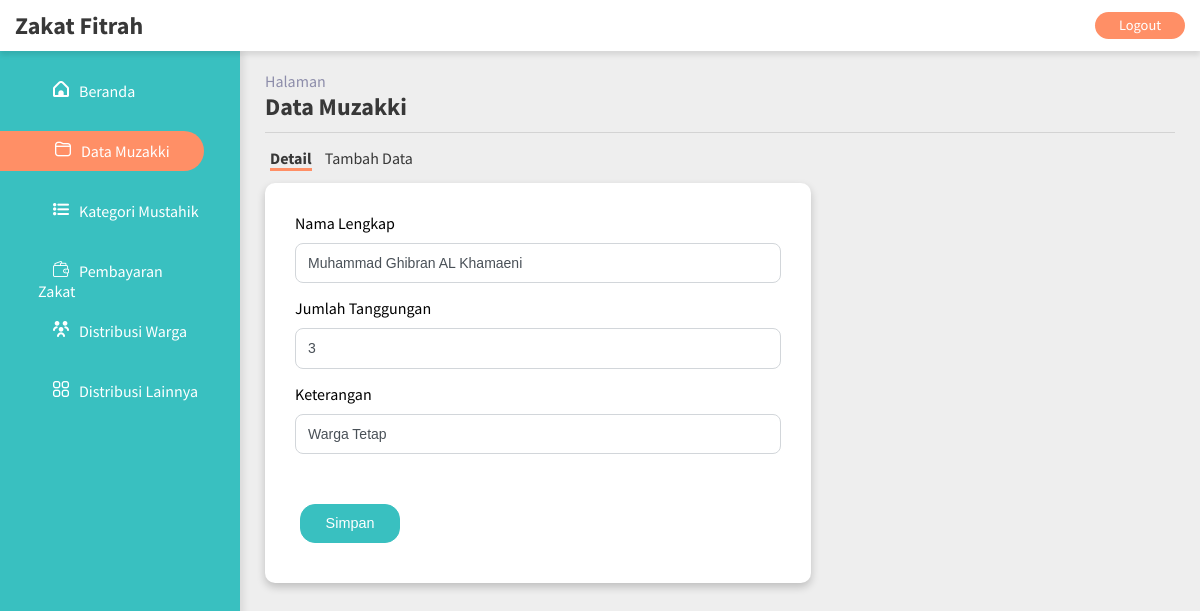
/pages/muzakki/ubah.php?id_muzakki=1, run on the app's committed database.
### tables this page shows
CREATE TABLE `muzakki` (
  `id_muzakki` int(5) NOT NULL,
  `nama_muzakki` varchar(100) NOT NULL,
  `jumlah_tanggungan` int(10) NOT NULL,
  `keterangan` varchar(25) NOT NULL
);

### pages/muzakki/ubah.php (the view, shortened to what this page needs)
<!DOCTYPE html>
<html lang="id">
<head>
    <link rel="stylesheet" href="../../style/style.css">
    <link rel="stylesheet" href="../../assets/fontawesome/css/all.css">
</head>
<body>
<header>
    <div class="header-wrapper">
        <h2>Zakat Fitrah</h2>
        <a class="btn btn-danger" href="../../logout.php">Logout</a>
    </div>
</header>
<main>
    <div class="flex-container">
        <div class="sidemenu">
            <div class="menu">
                <a href="../../index.php"><img src="../../assets/img/home.png" class="menu-icon">Beranda</a>
            </div>
            <div class="menu-active">
                <a href="muzakki_page.php"><img src="../../assets/img/folder.png" class="menu-icon">Data Muzakki</a>
            </div>
            <div class="menu">
                <a href="../mustahik/mustahik_page.php"><img src="../../assets/img/list.png" class="menu-icon">Kategori Mustahik</a>
            </div>
            <div class="menu">
                <a href="../bayar_zakat/bayar_zakat_pages.php"><img src="../../assets/img/wallet.png" class="menu-icon">Pembayaran Zakat</a>
            </div>
            <div class="menu">
                <a href="../distribusi_warga/distribusi_warga_page.php"><img src="../../assets/img/peoples.png" class="menu-icon">Distribusi Warga</a>
            </div>
            <div class="menu">
                <a href="../distribusi_lainnya/distribusi_lainnya_page.php"><img src="../../assets/img/menu.png" class="menu-icon">Distribusi Lainnya</a>
            </div>
        </div>
        <div class="content-area">
            <div class="page-title">
                <p>Halaman</p>
                <h2>Data Muzakki</h2>
            </div>
            <div class="table-card">
                <a href="muzakki_page.php" class="tb-menu-active">Detail</a>
                <a href="tambah_muzakki.php" class="tb-menu">Tambah Data</a>
                <div class="form-card-2">
                    <form method="POST">
                        <?php
                        include ('../../function.php');
                        if(isset($_GET['id_muzakki'])) {
                            $sqlEdit = $koneksi->query("select * from muzakki where id_muzakki='$_GET[id_muzakki]'");
                            $tampil = mysqli_fetch_array($sqlEdit);
                        }
                        ?>
                        <div class="form-group-2">
                            <label>Nama Lengkap</label>
                            <input class="form-control" name="nama_muzakki" value="<?php echo $tampil['nama_muzakki']; ?>" />
                        </div>
                        <div class="form-group-2">
                            <label>Jumlah Tanggungan</label>
                            <input class="form-control" name="jumlah_tanggungan" value="<?php echo $tampil['jumlah_tanggungan']; ?>"/>
                        </div>
                        <div class="form-group-2">
                            <label>Keterangan</label>
                            <input class="form-control" name="keterangan" value="<?php echo $tampil['keterangan']; ?>"/>
                        </div>
                        <div class="form-group-btn">
                            <input type="submit" name="Simpan" value="Simpan" class="btn btn-submit"/>
                        </div>
                    </form>
                </div>
            </div>
        </div>
    </div>
</main>
</body>
</html>

### style/style.css (style rules this page uses)
* { box-sizing: border-box; text-decoration: none; list-style-type: none; margin: 0; padding: 0; }
body { font-family: 'Source Sans Pro', sans-serif; background: #EEEEEE; }
header { position: sticky; top: 0; }
.header-wrapper { display: flex; justify-content: space-between; align-items: center; background-color: #ffffff; box-shadow: 0 4px 5px 0 rgba(0, 0, 0, 0.1); padding: 10px 15px; position: sticky; top: 0; }
.header-wrapper h2 { color: #383838; cursor: pointer; }
.btn { width: 90px; border-radius: 25px; padding: 10px; }
.btn-submit { width: 100px !important; border-radius: 15px !important; color: #fff; background-color: rgb(57, 192, 192); border: 1px solid rgb(57, 192, 192); text-align: center; font-size: 0.9em; line-height: 1.2; }
.btn-danger { color: #fff; background-color: #ff8f66; text-align: center; font-size: 0.9em; line-height: 0.5; }
.flex-container { display: flex; height: 91.8vh; }
.sidemenu { width: 20%; height: 100%; box-shadow: 3px 0px 8px 0 rgba(0, 0, 0, 0.1); background-color: rgb(57, 192, 192); }
.menu { margin: 20px auto; width: 85%; height: 40px; padding: 10px 20px 5px 20px; }
.menu a { display: block; color: #ffffff; }
.menu-active { margin: 20px auto 20px 0; width: 85%; height: 40px; border-radius: 0 50px 50px 0; padding: 10px 20px 5px 40px; background-color: #ff8f66; }
.menu-active a { display: block; color: #ffffff; }
.menu-icon { margin: 0 10px 0 15px; }
.content-area { width: 80%; overflow: auto; padding: 0 25px 20px 25px; }
.page-title { width: 100%; border-bottom: 1px solid rgba(56, 56, 56, 0.15); }
.page-title p { margin-top: 20px; color: #8D8DAA; }
.page-title h2 { color: #383838; margin-bottom: 10px; }
.table-card { padding-top: 15px; }
.table-card a { color: #383838; font-size: 16px; margin: 0 5px; }
.tb-menu-active { font-weight: bold; border-bottom: 3px solid #ff8f66; }
.form-card-2 { width: 60%; height: 400px; background-color: #ffffff; border-radius: 10px; box-shadow: 0 4px 8px 0 rgba(0, 0, 0, 0.2); padding: 15px; margin-top: 15px; }
.form-group-2 { margin: 15px; }
.form-group-btn { margin: 50px 20px 20px 20px; }
.form-control { display: block; margin-top: 10px; width: 100%; padding: 0.5rem 0.75rem; font-size: 0.875rem; font-weight: 400; line-height: 1.4rem; color: #495057; background-color: #fff; background-clip: padding-box; border: 1px solid #d2d6da; appearance: none; border-radius: 0.5rem; transition: box-shadow 0.15s ease, border-color 0.15s ease; }

### data on the page
muzakki: nama_muzakki "Muhammad Ghibran AL Khamaeni", jumlah_tanggungan "3", keterangan "Warga Tetap"
